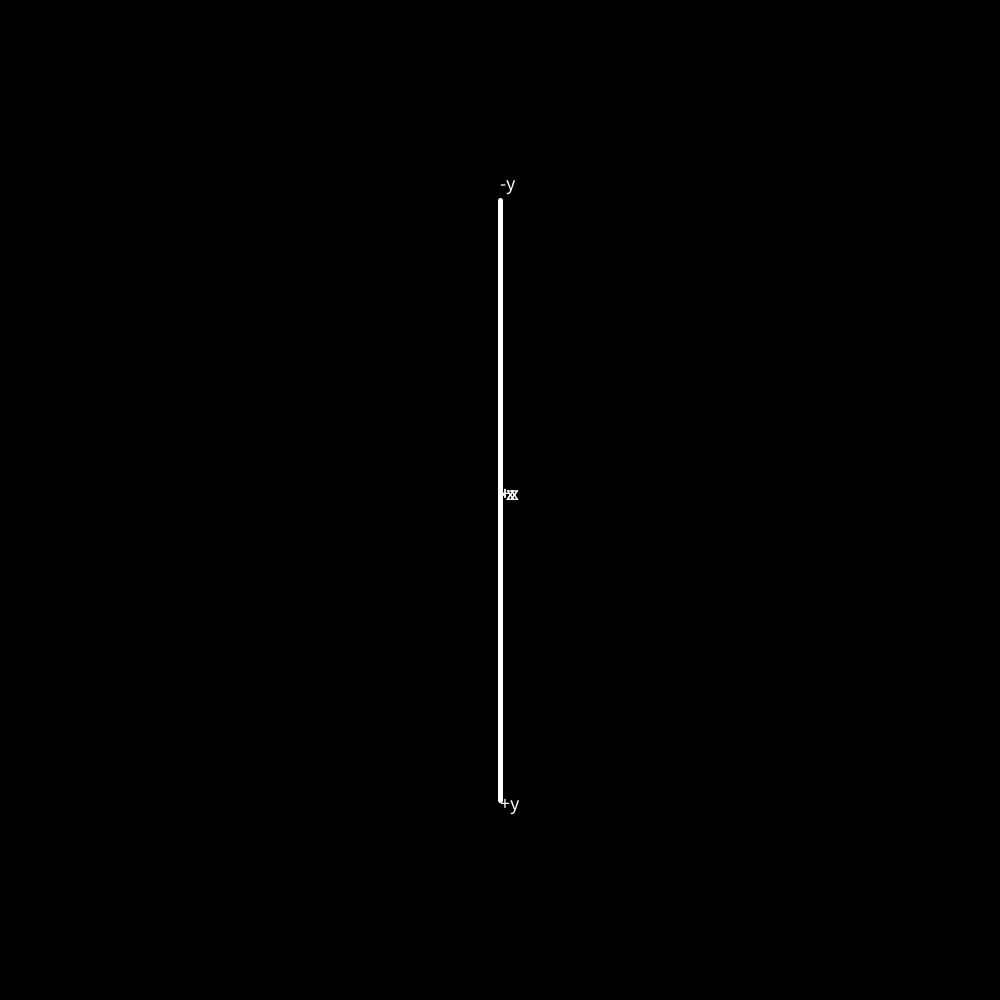
Frame 1 (no input)
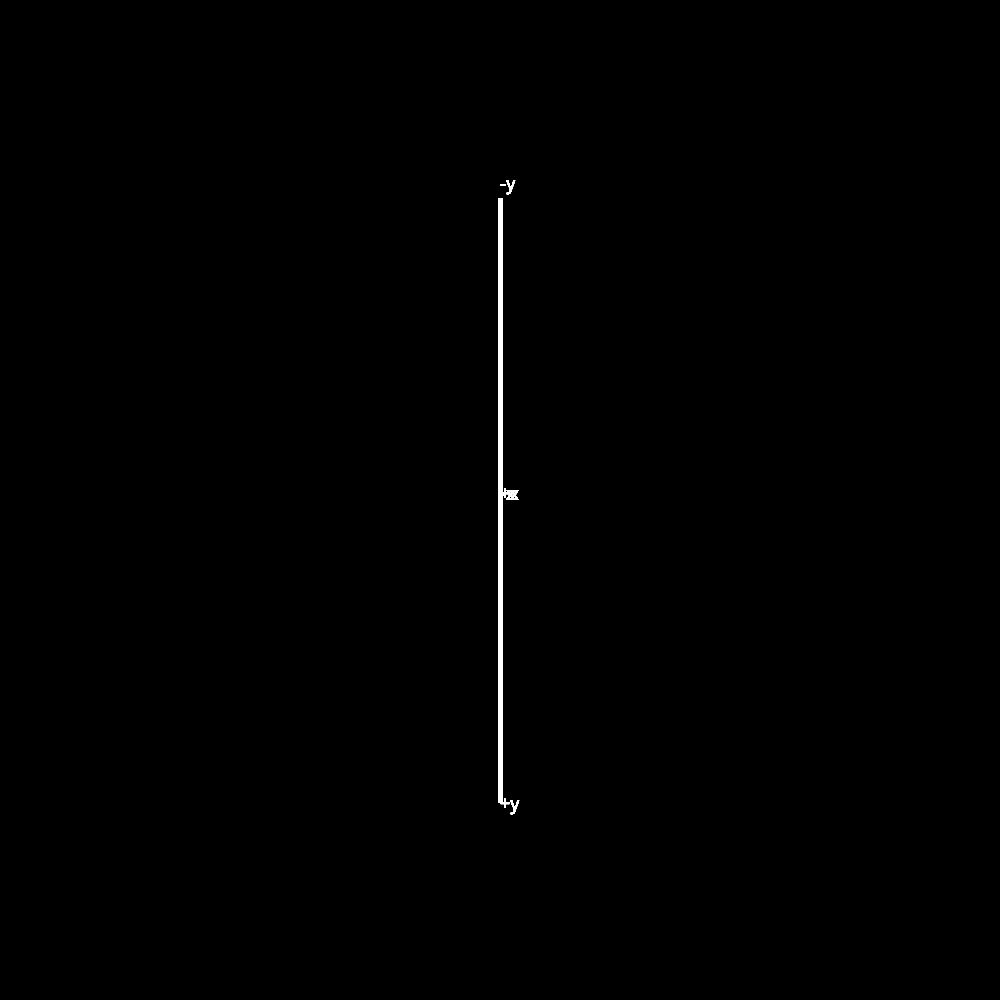
Frame 60 (the mouse pressed at the canvas centre just before this capture)
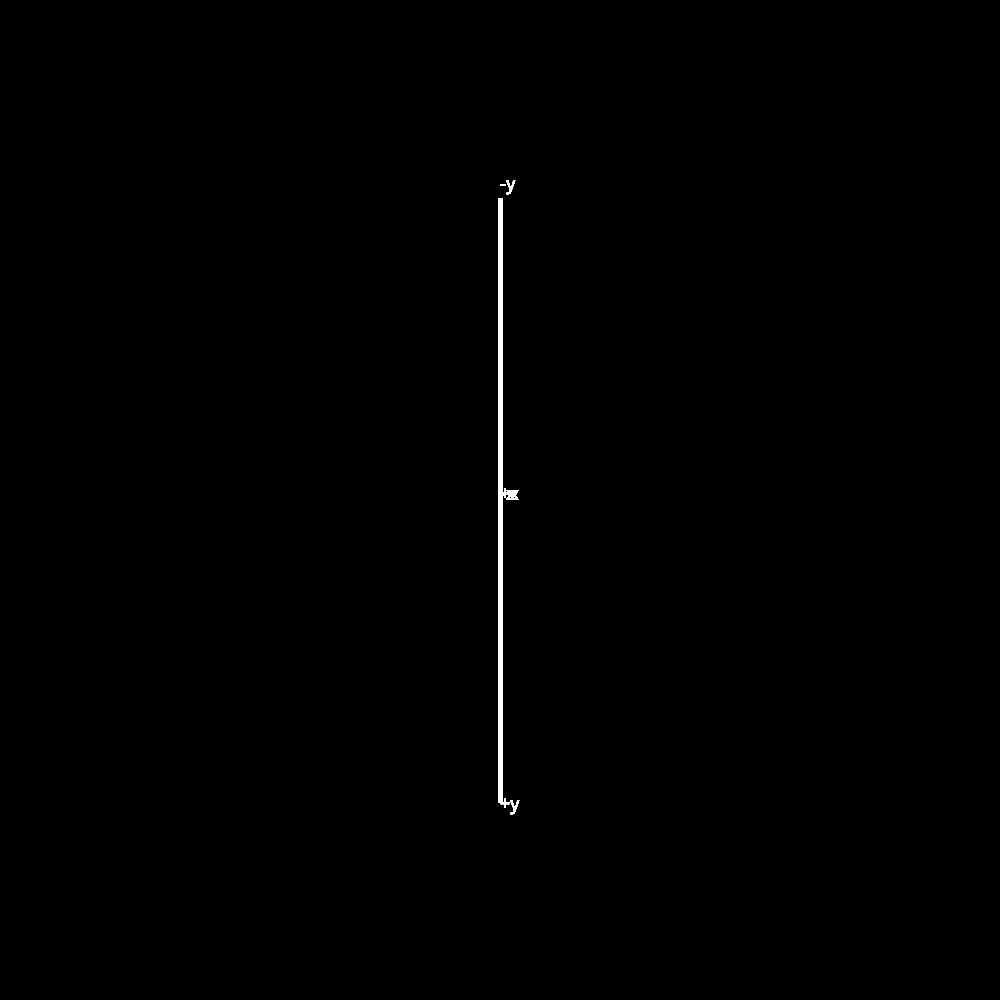
Frame 120 (the mouse held since frame 60 and released just before this capture)

The Processing sketch that drew these frames (run headless with seeded random() and noise(); from frame 60 on, the mouse is pressed at the canvas centre):

// Processing sketch: sketch_3D_spiral_curve
// ── sketch_3D_spiral_curve.pde
float[] A = new float[6];
float ceta,pi;
void setup()
{
  size(1000,1000);
  background(0);
}
void draw()
{
  if(mouseButton==LEFT)
  {
    ceta=mouseX/1000.0*360.0;
    pi=mouseY/1000.0*360.0;
    background(0);
    strokeWeight(5);
    stroke(255);
    textSize(10);
    text("pi=",85,100);
    text("ceta=",85,120);
    text(pi,100,100);
    text(ceta,110,120);
  }
  coordinate3D();
  //spiral_curve();
  //circles();
  // Bezier move 3D();
}
void circles()
{
  float i,j;
  for(i=0;i<200;i+=20)
  {
    for(j=0;j<360;j+=1)
    {
      point3D_RGB(i*cos(radians(j)),0,i*sin(radians(j)),255,0,0,3);
    }
  }
  
}
void spiral_curve()
{
  float i;
  for(i=-1;i<=1;i+=0.001)
  {
    point3D_RGB(30*cos(radians(i*1000)),i*100,30*sin(radians(i*1000)),255,200-200*i,i*200,5);
  }
}
void coordinate3D()
{
  line3D(-300,0,0,300,0,0);
  line3D(0,-300,0,0,300,0);
  line3D(0,0,-300,0,0,300);
  textSize(20);
  stroke(255);
  fill(255,255,255);
  check3D(310,0,0);
  text("+x",500+A[0],500+A[1]);
  check3D(-310,0,0);
  text("-x",500+A[0],500+A[1]);
  check3D(0,310,0);
  text("+y",500+A[0],500+A[1]);
  check3D(0,-310,0);
  text("-y",500+A[0],500+A[1]);
  check3D(0,0,310);
  text("+z",500+A[0],500+A[1]);
  check3D(0,0,-310);
  text("-z",500+A[0],500+A[1]);
}
void point3D(float x,float y,float z)
{
  stroke(255);
  A[0]=x*sin(radians(ceta))-z*sin(radians(ceta));
  A[1]=y*cos(radians(pi))-x*sin(radians(pi))*sin(radians(ceta))-z*cos(radians(ceta))*sin(radians(pi));
  strokeWeight(10);
  stroke(255);
  point(500+A[0],500+A[1]);
}
void point3D_RGB(float x,float y,float z,float R,float G,float B,float st)
{
  stroke(255);
  A[0]=x*sin(radians(ceta))-z*sin(radians(ceta));
  A[1]=y*cos(radians(pi))-x*sin(radians(pi))*sin(radians(ceta))-z*cos(radians(ceta))*sin(radians(pi));
  strokeWeight(st);
  stroke(R,G,B);
  point(500+A[0],500+A[1]);
}
void line3D(float x,float y,float z,float w,float m,float n)
{
  stroke(255);
  A[2]=x*sin(radians(ceta))-z*sin(radians(ceta));
  A[3]=y*cos(radians(pi))-x*sin(radians(pi))*sin(radians(ceta))-z*cos(radians(ceta))*sin(radians(pi));
  A[4]=w*sin(radians(ceta))-n*sin(radians(ceta));
  A[5]=m*cos(radians(pi))-w*sin(radians(pi))*sin(radians(ceta))-n*cos(radians(ceta))*sin(radians(pi));
  strokeWeight(5);
  stroke(255);
  line(500+A[2],500+A[3],500+A[4],500+A[5]);
}
void check3D(float x,float y,float z)
{
  stroke(255);
  A[0]=x*sin(radians(ceta))-z*sin(radians(ceta));
  A[1]=y*cos(radians(pi))-x*sin(radians(pi))*sin(radians(ceta))-z*cos(radians(ceta))*sin(radians(pi));
}
void Bezier3D(float x0,float y0,float z0,float x1,float y1,float z1,float x2,float y2,float z2, float num)
{
  strokeWeight(6);
  stroke(#08FF16);
  point3D(x0,y0,z0);
  fill(255,255,255);
  textSize(20);
  check3D(x0+10,y0-20,z0-20);
  text("P0_",500+A[0],500+A[1]);
  text((int)num,500+A[0]+35,500+A[1]);
  strokeWeight(6);
  stroke(#08FF16);
  point3D(x1,y1,z1);
  fill(255,255,255);
  textSize(20);
  check3D(x1+10,y1-20,z1-20);
  text("P1_",500+A[0],500+A[1]);
  text((int)num,500+A[0]+35,500+A[1]);
  strokeWeight(6);
  stroke(#08FF16);
  point3D(x2,y2,z2);
  fill(255,255,255);
  textSize(20);
  check3D(x2+10,y2-20,z2-20);
  text("P2_",500+A[0],500+A[1]);
  text((int)num,500+A[0]+35,500+A[1]);
  float z,w,k,t=0;
  for(t=0;t<=1;t+=0.005)
  {
    z=t*t*x0+2*t*(1-t)*x1+(1-t)*(1-t)*x2;
    w=t*t*y0+2*t*(1-t)*y1+(1-t)*(1-t)*y2;
    k=t*t*z0+2*t*(1-t)*z1+(1-t)*(1-t)*z2;
    point3D_RGB(z,w,k,255,0,0,5);
  }
}
